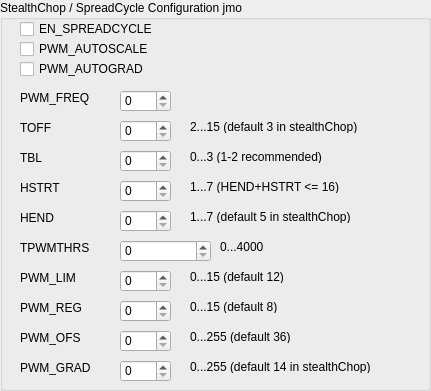
      <widget class="QGroupBox" name="groupBox_2">
       <property name="geometry">
        <rect>
         <x>20</x>
         <y>170</y>
         <width>431</width>
         <height>391</height>
        </rect>
       </property>
       <property name="title">
        <string>StealthChop / SpreadCycle Configuration jmo</string>
       </property>
       <widget class="QCheckBox" name="EN_SPREADCYCLE_checkBox">
        <property name="geometry">
         <rect>
          <x>20</x>
          <y>20</y>
          <width>150</width>
          <height>18</height>
         </rect>
        </property>
        <property name="text">
         <string>EN_SPREADCYCLE</string>
        </property>
       </widget>
       <widget class="QCheckBox" name="PWM_AUTOSCALE_checkBox">
        <property name="geometry">
         <rect>
          <x>20</x>
          <y>40</y>
          <width>150</width>
          <height>18</height>
         </rect>
        </property>
        <property name="text">
         <string>PWM_AUTOSCALE</string>
        </property>
       </widget>
       <widget class="QCheckBox" name="PWM_AUTOGRAD_checkBox">
        <property name="geometry">
         <rect>
          <x>20</x>
          <y>60</y>
          <width>150</width>
          <height>18</height>
         </rect>
        </property>
        <property name="text">
         <string>PWM_AUTOGRAD</string>
        </property>
       </widget>
       <widget class="QLabel" name="label_3">
        <property name="geometry">
         <rect>
          <x>20</x>
          <y>90</y>
          <width>81</width>
          <height>16</height>
         </rect>
        </property>
        <property name="text">
         <string>PWM_FREQ</string>
        </property>
       </widget>
       <widget class="QSpinBox" name="TOFF_spinBox">
        <property name="geometry">
         <rect>
          <x>120</x>
          <y>120</y>
          <width>51</width>
          <height>22</height>
         </rect>
        </property>
        <property name="maximum">
         <number>15</number>
        </property>
        <property name="value">
         <number>0</number>
        </property>
       </widget>
       <widget class="QLabel" name="label_4">
        <property name="geometry">
         <rect>
          <x>20</x>
          <y>120</y>
          <width>81</width>
          <height>16</height>
         </rect>
        </property>
        <property name="text">
         <string>TOFF</string>
        </property>
       </widget>
       <widget class="QSpinBox" name="TBL_spinBox">
        <property name="geometry">
         <rect>
          <x>120</x>
          <y>150</y>
          <width>51</width>
          <height>22</height>
         </rect>
        </property>
        <property name="maximum">
         <number>3</number>
        </property>
        <property name="value">
         <number>0</number>
        </property>
       </widget>
       <widget class="QLabel" name="label_7">
        <property name="geometry">
         <rect>
          <x>20</x>
          <y>150</y>
          <width>81</width>
          <height>16</height>
         </rect>
        </property>
        <property name="text">
         <string>TBL</string>
        </property>
       </widget>
       <widget class="QLabel" name="label_8">
        <property name="geometry">
         <rect>
          <x>20</x>
          <y>180</y>
          <width>81</width>
          <height>16</height>
         </rect>
        </property>
        <property name="text">
         <string>HSTRT</string>
        </property>
       </widget>
       <widget class="QSpinBox" name="HSTRT_spinBox">
        <property name="geometry">
         <rect>
          <x>120</x>
          <y>180</y>
          <width>51</width>
          <height>22</height>
         </rect>
        </property>
        <property name="maximum">
         <number>7</number>
        </property>
        <property name="value">
         <number>0</number>
        </property>
       </widget>
       <widget class="QLabel" name="label_9">
        <property name="geometry">
         <rect>
          <x>20</x>
          <y>210</y>
          <width>81</width>
          <height>16</height>
         </rect>
        </property>
        <property name="text">
         <string>HEND</string>
        </property>
       </widget>
       <widget class="QSpinBox" name="HEND_spinBox">
        <property name="geometry">
         <rect>
          <x>120</x>
          <y>210</y>
          <width>51</width>
          <height>22</height>
         </rect>
        </property>
        <property name="maximum">
         <number>15</number>
        </property>
        <property name="value">
         <number>0</number>
        </property>
       </widget>
       <widget class="QLabel" name="label_10">
        <property name="geometry">
         <rect>
          <x>20</x>
          <y>240</y>
          <width>81</width>
          <height>16</height>
         </rect>
        </property>
        <property name="text">
         <string>TPWMTHRS</string>
        </property>
       </widget>
       <widget class="QLabel" name="label_11">
        <property name="geometry">
         <rect>
          <x>20</x>
          <y>270</y>
          <width>81</width>
          <height>16</height>
         </rect>
        </property>
        <property name="text">
         <string>PWM_LIM</string>
        </property>
       </widget>
       <widget class="QSpinBox" name="PWM_LIM_spinBox">
        <property name="geometry">
         <rect>
          <x>120</x>
          <y>270</y>
          <width>51</width>
          <height>22</height>
         </rect>
        </property>
        <property name="maximum">
         <number>15</number>
        </property>
        <property name="value">
         <number>0</number>
        </property>
       </widget>
       <widget class="QSpinBox" name="PWM_FREQ_spinBox">
        <property name="geometry">
         <rect>
          <x>120</x>
          <y>90</y>
          <width>51</width>
          <height>22</height>
         </rect>
        </property>
        <property name="maximum">
         <number>3</number>
        </property>
        <property name="value">
         <number>0</number>
        </property>
       </widget>
       <widget class="QLabel" name="PWM_FREQ_Label">
        <property name="geometry">
         <rect>
          <x>190</x>
          <y>90</y>
          <width>211</width>
          <height>16</height>
         </rect>
        </property>
        <property name="text">
         <string/>
        </property>
       </widget>
       <widget class="QLabel" name="label_12">
        <property name="geometry">
         <rect>
          <x>190</x>
          <y>120</y>
          <width>200</width>
          <height>13</height>
         </rect>
        </property>
        <property name="text">
         <string>2...15 (default 3 in stealthChop)</string>
        </property>
       </widget>
       <widget class="QLabel" name="label_13">
        <property name="geometry">
         <rect>
          <x>190</x>
          <y>150</y>
          <width>200</width>
          <height>13</height>
         </rect>
        </property>
        <property name="text">
         <string>0...3 (1-2 recommended)</string>
        </property>
       </widget>
       <widget class="QLabel" name="label_14">
        <property name="geometry">
         <rect>
          <x>190</x>
          <y>180</y>
          <width>200</width>
          <height>13</height>
         </rect>
        </property>
        <property name="text">
         <string>1...7 (HEND+HSTRT &lt;= 16)</string>
        </property>
       </widget>
       <widget class="QLabel" name="label_15">
        <property name="geometry">
         <rect>
          <x>190</x>
          <y>210</y>
          <width>200</width>
          <height>13</height>
         </rect>
        </property>
        <property name="text">
         <string>1...7 (default 5 in stealthChop)</string>
        </property>
       </widget>
       <widget class="QSpinBox" name="TPWMTHRS_spinBox">
        <property name="geometry">
         <rect>
          <x>120</x>
          <y>240</y>
          <width>91</width>
          <height>22</height>
         </rect>
        </property>
        <property name="maximum">
         <number>1048575</number>
        </property>
        <property name="singleStep">
         <number>1</number>
        </property>
       </widget>
       <widget class="QLabel" name="label_16">
        <property name="geometry">
         <rect>
          <x>190</x>
          <y>270</y>
          <width>200</width>
          <height>13</height>
         </rect>
        </property>
        <property name="text">
         <string>0...15 (default 12)</string>
        </property>
       </widget>
       <widget class="QLabel" name="label_19">
        <property name="geometry">
         <rect>
          <x>220</x>
          <y>240</y>
          <width>50</width>
          <height>13</height>
         </rect>
        </property>
        <property name="text">
         <string>0...4000</string>
        </property>
       </widget>
       <widget class="QLabel" name="label_20">
        <property name="geometry">
         <rect>
          <x>20</x>
          <y>300</y>
          <width>81</width>
          <height>16</height>
         </rect>
        </property>
        <property name="text">
         <string>PWM_REG</string>
        </property>
       </widget>
       <widget class="QLabel" name="label_21">
        <property name="geometry">
         <rect>
          <x>20</x>
          <y>330</y>
          <width>81</width>
          <height>16</height>
         </rect>
        </property>
        <property name="text">
         <string>PWM_OFS</string>
        </property>
       </widget>
       <widget class="QLabel" name="label_22">
        <property name="geometry">
         <rect>
          <x>20</x>
          <y>360</y>
          <width>81</width>
          <height>16</height>
         </rect>
        </property>
        <property name="text">
         <string>PWM_GRAD</string>
        </property>
       </widget>
       <widget class="QSpinBox" name="PWM_REG_spinBox">
        <property name="geometry">
         <rect>
          <x>120</x>
          <y>300</y>
          <width>51</width>
          <height>22</height>
         </rect>
        </property>
        <property name="maximum">
         <number>15</number>
        </property>
        <property name="value">
         <number>0</number>
        </property>
       </widget>
       <widget class="QSpinBox" name="PWM_GRAD_spinBox">
        <property name="geometry">
         <rect>
          <x>120</x>
          <y>360</y>
          <width>51</width>
          <height>22</height>
         </rect>
        </property>
        <property name="maximum">
         <number>255</number>
        </property>
        <property name="value">
         <number>0</number>
        </property>
       </widget>
       <widget class="QLabel" name="label_23">
        <property name="geometry">
         <rect>
          <x>190</x>
          <y>300</y>
          <width>200</width>
          <height>13</height>
         </rect>
        </property>
        <property name="text">
         <string>0...15 (default 8)</string>
        </property>
       </widget>
       <widget class="QSpinBox" name="PWM_OFS_spinBox">
        <property name="geometry">
         <rect>
          <x>120</x>
          <y>330</y>
          <width>51</width>
          <height>22</height>
         </rect>
        </property>
        <property name="maximum">
         <number>255</number>
        </property>
       </widget>
       <widget class="QLabel" name="label_24">
        <property name="geometry">
         <rect>
          <x>190</x>
          <y>330</y>
          <width>200</width>
          <height>13</height>
         </rect>
        </property>
        <property name="text">
         <string>0...255 (default 36)</string>
        </property>
       </widget>
       <widget class="QLabel" name="label_25">
        <property name="geometry">
         <rect>
          <x>190</x>
          <y>360</y>
          <width>200</width>
          <height>13</height>
         </rect>
        </property>
        <property name="text">
         <string>0...255 (default 14 in stealthChop)</string>
        </property>
       </widget>
      </widget>
